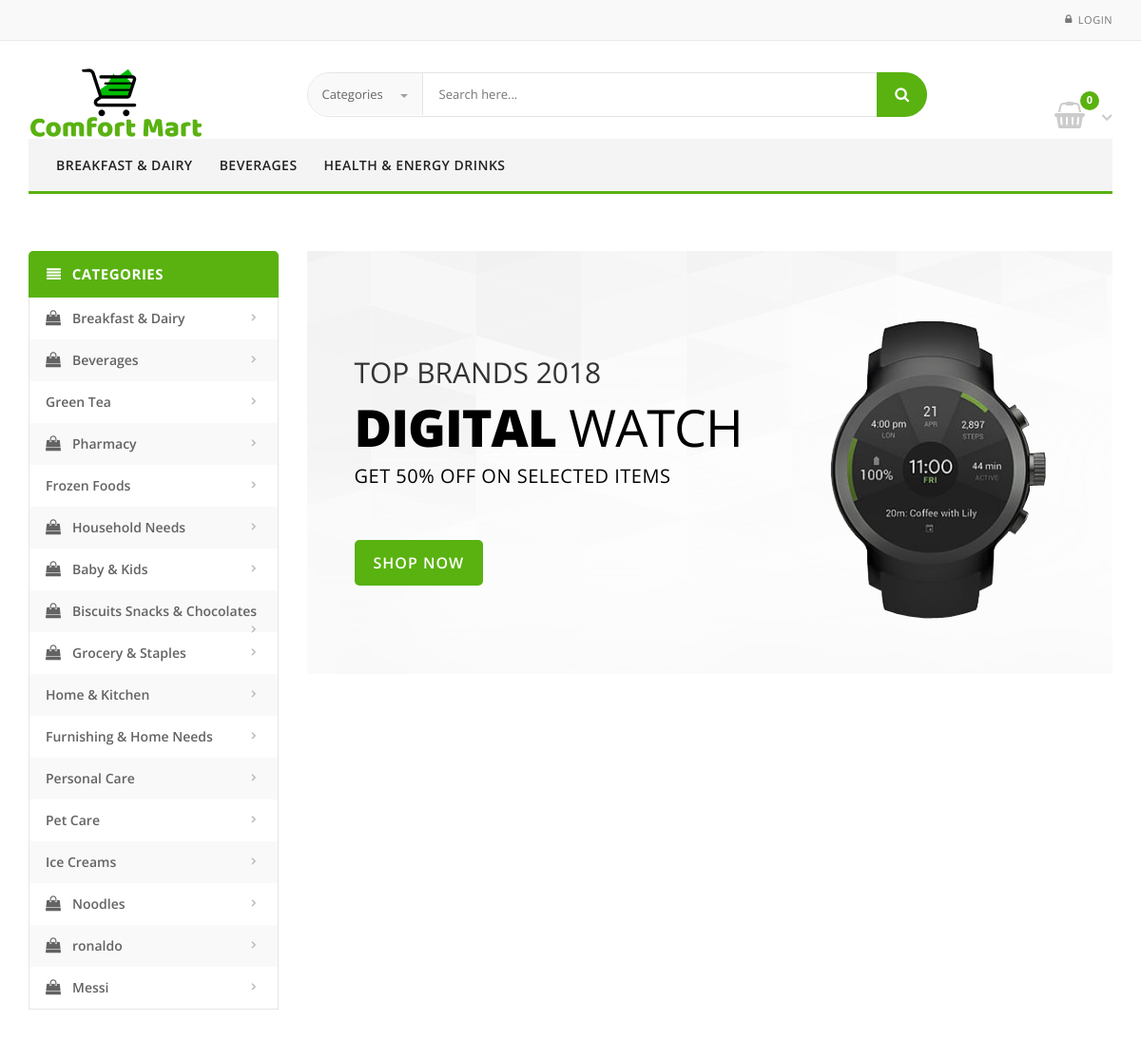
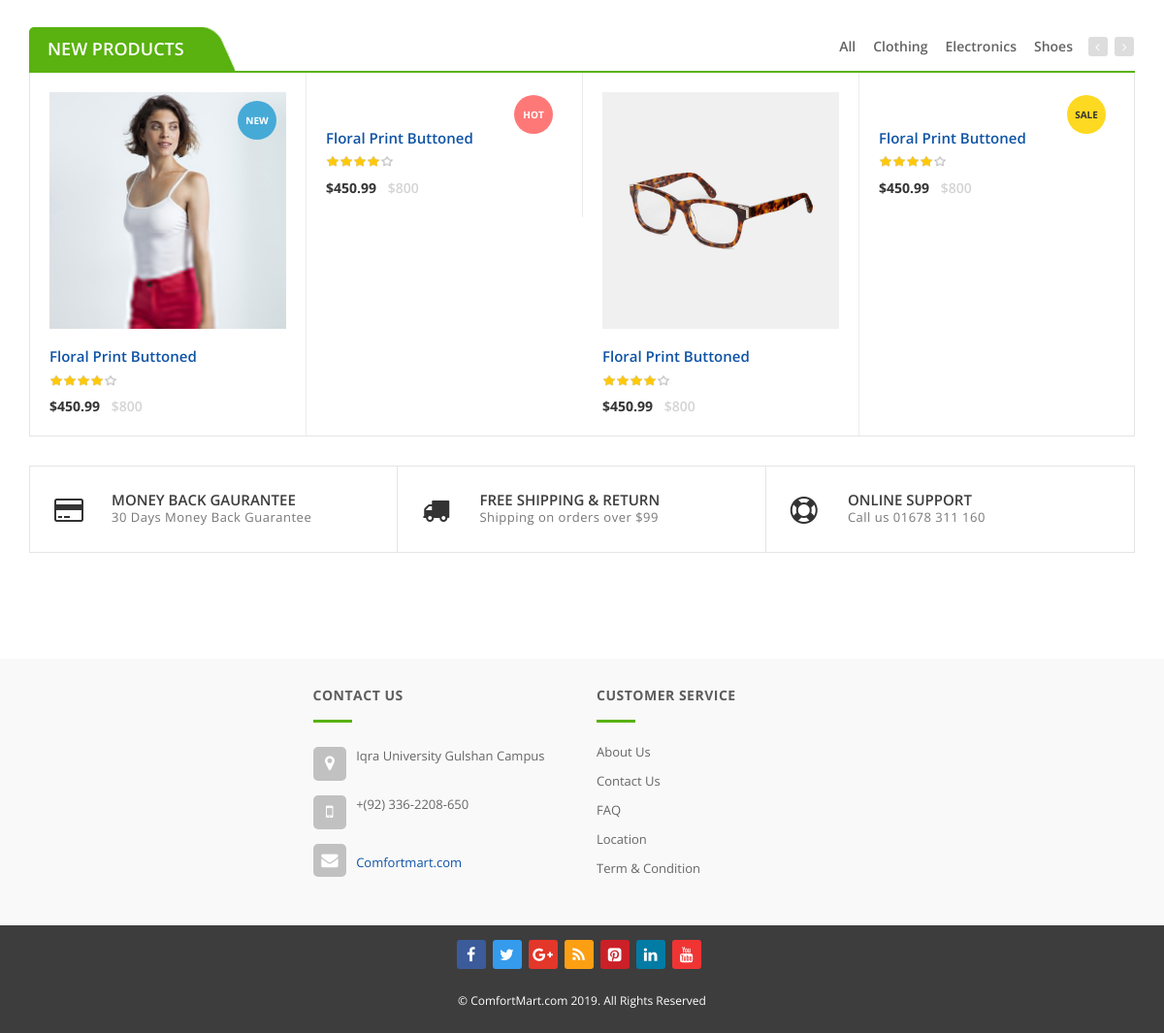
The app's page /comfort_mart/index.php with its own data (2 pictures, top to bottom).
### tables this page shows
CREATE TABLE `category` (
  `id` int(11) NOT NULL,
  `name` varchar(255) NOT NULL,
  `parent_id` int(11) NOT NULL
);

### comfort_mart/index.php (the view, shortened to what the rows shown need)
<?php include('layouts/header.php'); ?>
<?php
    $categories_sidesbars = (new category())->getParentCategories();
    $all_category_sidesbar = [];
    foreach ($categories_sidesbars['result'] as $key => $category) {
            $category = json_decode(json_encode($category), true);
            $child_category = $pdo->select('category', ['*'], 'where parent_id = ?', [$category['id']]);
            if ($child_category['rowsAffected'] > 0) {
                $category['childrens'] = $child_category['result'];
            }
            array_push($all_category_sidesbar, $category);
    }
?>
    <div class="body-content outer-top-vs" id="top-banner-and-menu">
        <div class="container">
            <div class="row">
                <div class="col-xs-12 col-sm-12 col-md-3 sidebar">
                    <div class="side-menu animate-dropdown outer-bottom-xs">
                        <nav class="yamm megamenu-horizontal">
                            <ul class="nav">
                            <?php foreach ($all_category_sidesbar as $key => $item) { ?>
                                <?php if (isset($item['childrens'])) { ?>
                                    <?php if (count($item['childrens']) > 0) { ?>
                                        <li class="dropdown menu-item">
                                            <a href="javascript:void(0);" class="dropdown-toggle" data-toggle="dropdown">
                                                <i class="icon fa fa-shopping-bag" aria-hidden="true"></i><?php echo $item['name'] ?>
                                            </a>
                                        </li>
                                    <?php } ?>
                                <?php } else { ?>
                                    <li class="menu-item"> <a href='category.php?id=<?php echo $item['id']; ?>'><?php echo $item['name']; ?></a>
                                <?php } ?>
                            <?php } ?>
                            </ul>
                        </nav>
                    </div>
                </div>
            </div>
        </div>
    </div>
<?php include('layouts/footer.php'); ?>

### comfort_mart/layouts/top_navbar.php (shortened to what the rows shown need)
<?php
    $pdo = new pdocrudhandler();
    $categories = (new category())->getNavCategories(6, [6, 12, 16]);
    $all_category = [];
    foreach ($categories['result'] as $key => $category) {
            $category = json_decode(json_encode($category), true);
            $child_category = $pdo->select('category', ['*'], 'where parent_id = ?', [$category['id']]);
            if ($child_category['rowsAffected'] > 0) {
                $category['childrens'] = $child_category['result'];
            }
            array_push($all_category, $category);
    }
?>
<div class="container">
    <div class="yamm navbar navbar-default" role="navigation">
        <div class="nav-bg-class">
            <div class="navbar-collapse collapse" id="mc-horizontal-menu-collapse">
                <div class="nav-outer">
                    <ul class="nav navbar-nav">
                        <?php foreach ($all_category as $key => $item) { ?>
                            <?php if (isset($item['childrens'])) { ?>
                                <?php if (count($item['childrens']) > 0) { ?>
                                    <li class="dropdown yamm mega-menu">
                                        <a href="home.html" data-hover="dropdown" class="dropdown-toggle" data-toggle="dropdown">
                                            <?php echo $item['name'] ?>
                                        </a>
                                    </li>
                                <?php } ?>
                            <?php } else { ?>
                                <li class="dropdown"> <a href="javascript:void(0);"><?php echo $item['name']; ?></a> </li>
                            <?php } ?>
                        <?php } ?>
                    </ul>
                </div>
            </div>
        </div>
    </div>
</div>

### records on screen
category: name "BREAKFAST & DAIRY", name "Breakfast & Dairy"
category: name "BEVERAGES", name "Beverages"
category: name "HEALTH & ENERGY DRINKS"
category: name "Green Tea"
category: name "Pharmacy"
category: name "Frozen Foods"
category: name "Household Needs"
category: name "Baby & Kids"
category: name "Biscuits Snacks & Chocolates"
category: name "Grocery & Staples"
category: name "Home & Kitchen"
category: name "Furnishing & Home Needs"
category: name "Personal Care"
category: name "Pet Care"
category: name "Ice Creams"
category: name "Noodles"
category: name "ronaldo"
category: name "Messi"
